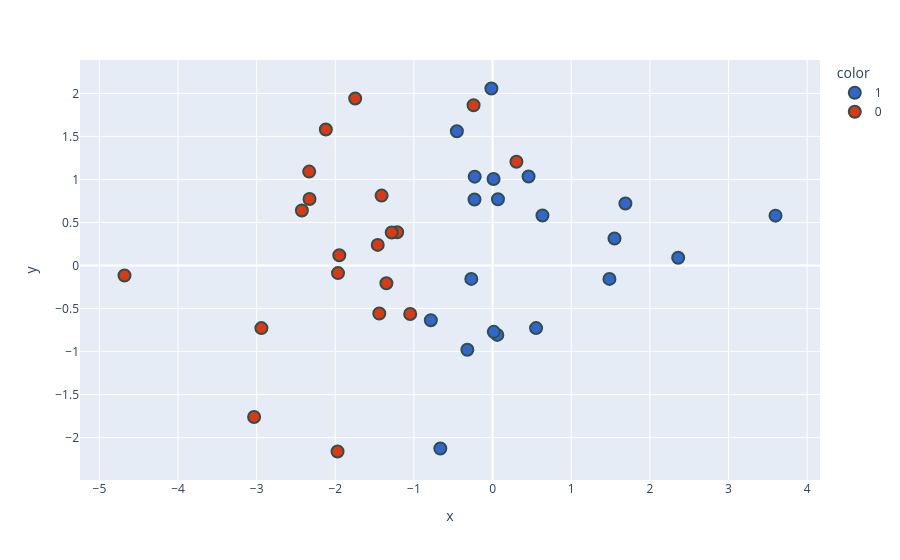

Notebook code for this chart:
### Code cell
new_df['target'] = new_df['target'].astype('str')
fig = px.scatter(x=new_df['PC1'],
                 y=new_df['PC2'],
                 color=new_df['target'],
                 color_discrete_sequence=px.colors.qualitative.G10
                )

fig.update_traces(marker=dict(size=12,
                              line=dict(width=2,
                                        color='DarkSlateGrey')),
                  selector=dict(mode='markers'))
fig.show()

### Figure 1 — Plotly figure (JSON) as saved in the notebook; plotly's stock layout.template omitted (floating-point values rounded to 4 significant figures)
{"data": [{"hovertemplate": "color=1<br>x=%{x}<br>y=%{y}<extra></extra>", "legendgroup": "1", "marker": {"color": "#3366CC", "line": {"color": "DarkSlateGrey", "width": 2}, "size": 12, "symbol": "circle"}, "mode": "markers", "name": "1", "orientation": "v", "showlegend": true, "type": "scatter", "x": [-0.4541, 3.597, 0.06842, -0.23, 0.05998, -0.6645, 0.4577, -0.01518, -0.2276, -0.3211, -0.7851, 0.01222, 1.55, -0.2706, 0.6342, 2.36, 1.689, 1.486, 0.5529, 0.01484], "xaxis": "x", "y": [1.56, 0.5795, 0.7705, 0.7676, -0.8058, -2.127, 1.034, 2.057, 1.032, -0.9781, -0.6366, 1.005, 0.3144, -0.1556, 0.5817, 0.09001, 0.7211, -0.1556, -0.7268, -0.7705], "yaxis": "y"}, {"hovertemplate": "color=0<br>x=%{x}<br>y=%{y}<extra></extra>", "legendgroup": "0", "marker": {"color": "#DC3912", "line": {"color": "DarkSlateGrey", "width": 2}, "size": 12, "symbol": "circle"}, "mode": "markers", "name": "0", "orientation": "v", "showlegend": true, "type": "scatter", "x": [-1.966, -1.747, -2.425, -4.681, -1.441, -1.214, 0.303, -2.328, -1.949, -1.461, -1.35, -2.12, -1.971, -2.94, -1.283, -2.332, -1.411, -1.047, -3.033, -0.2418], "xaxis": "x", "y": [-0.08803, 1.94, 0.6398, -0.1152, -0.5577, 0.3869, 1.205, 0.7724, 0.1186, 0.2397, -0.2063, 1.58, -2.161, -0.7271, 0.3843, 1.091, 0.8122, -0.5631, -1.76, 1.862], "yaxis": "y"}], "layout": {"legend": {"title": {"text": "color"}, "tracegroupgap": 0}, "margin": {"t": 60}, "xaxis": {"anchor": "y", "domain": [0, 1], "title": {"text": "x"}}, "yaxis": {"anchor": "x", "domain": [0, 1], "title": {"text": "y"}}}}
